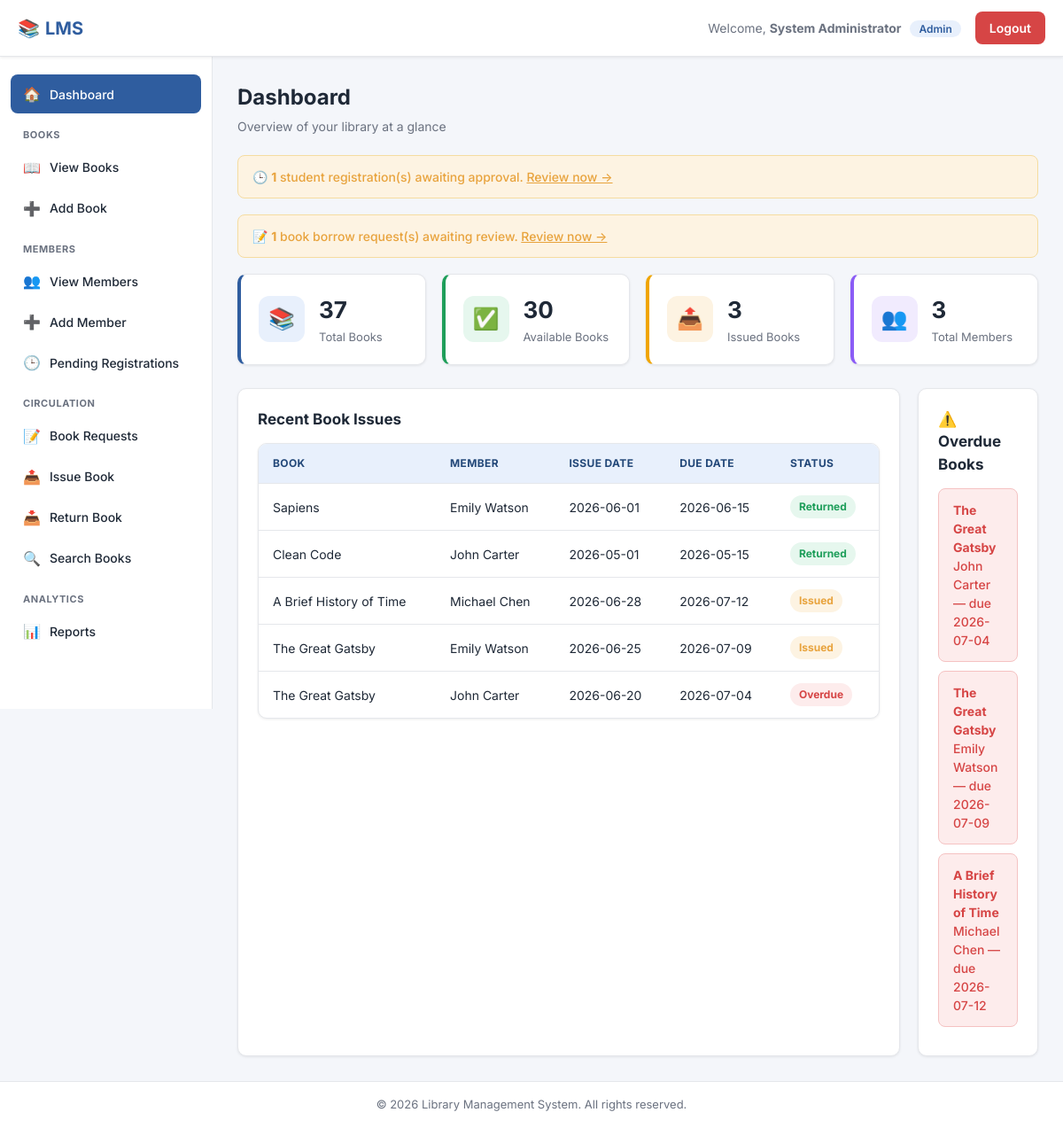
The app's page /dashboard.php (signed in) with its own data.
### tables this page shows
CREATE TABLE issued_books (
    issue_id INT AUTO_INCREMENT PRIMARY KEY,
    book_id INT NOT NULL,
    member_id INT NOT NULL,
    issue_date DATE NOT NULL,
    due_date DATE NOT NULL,
    return_date DATE DEFAULT NULL,
    status ENUM('Issued', 'Returned', 'Overdue') NOT NULL DEFAULT 'Issued',
    fine_amount DECIMAL(10,2) NOT NULL DEFAULT 0.00,
    issued_by INT,                        
    FOREIGN KEY (book_id) REFERENCES books(book_id) ON DELETE CASCADE,
    FOREIGN KEY (member_id) REFERENCES members(member_id) ON DELETE CASCADE,
    FOREIGN KEY (issued_by) REFERENCES admins(admin_id) ON DELETE SET NULL
);

CREATE TABLE books (
    book_id INT AUTO_INCREMENT PRIMARY KEY,
    title VARCHAR(200) NOT NULL,
    author VARCHAR(150) NOT NULL,
    isbn VARCHAR(30) NOT NULL UNIQUE,
    category VARCHAR(100) NOT NULL,
    publisher VARCHAR(150),
    publish_year YEAR,
    total_copies INT NOT NULL DEFAULT 1,
    available_copies INT NOT NULL DEFAULT 1,
    shelf_location VARCHAR(50),
    added_date TIMESTAMP DEFAULT CURRENT_TIMESTAMP
);

CREATE TABLE members (
    member_id INT AUTO_INCREMENT PRIMARY KEY,
    member_code VARCHAR(20) NOT NULL UNIQUE,
    full_name VARCHAR(100) NOT NULL,
    email VARCHAR(100) NOT NULL UNIQUE,
    password VARCHAR(255) NOT NULL,        
    phone VARCHAR(20) NOT NULL,
    address VARCHAR(255),
    membership_date DATE NOT NULL,
    status ENUM('Pending', 'Active', 'Inactive', 'Rejected') NOT NULL DEFAULT 'Pending',
    approved_by INT DEFAULT NULL,
    FOREIGN KEY (approved_by) REFERENCES admins(admin_id) ON DELETE SET NULL
);

### dashboard.php (the view, shortened to what this page needs)
<?php
require_once 'config/config.php';
$base = '';
$active = 'dashboard';
$totalBooks = $conn->query("SELECT COALESCE(SUM(total_copies),0) AS total FROM books")->fetch_assoc()['total'];
$availableBooks = $conn->query("SELECT COALESCE(SUM(available_copies),0) AS total FROM books")->fetch_assoc()['total'];
$issuedBooksCount = $conn->query("SELECT COUNT(*) AS total FROM issued_books WHERE status IN ('Issued','Overdue')")->fetch_assoc()['total'];
$totalMembers = $conn->query("SELECT COUNT(*) AS total FROM members WHERE status = 'Active'")->fetch_assoc()['total'];
$pendingMembers = $conn->query("SELECT COUNT(*) AS total FROM members WHERE status = 'Pending'")->fetch_assoc()['total'];
$pendingRequests = $conn->query("SELECT COUNT(*) AS total FROM book_requests WHERE status = 'Pending'")->fetch_assoc()['total'];
$recentIssues = $conn->query("
    SELECT ib.issue_id, b.title, m.full_name, ib.issue_date, ib.due_date, ib.status
    FROM issued_books ib
    JOIN books b ON ib.book_id = b.book_id
    JOIN members m ON ib.member_id = m.member_id
    ORDER BY ib.issue_id DESC
    LIMIT 5
");
$overdueBooks = $conn->query("
    SELECT ib.issue_id, b.title, m.full_name, ib.due_date
    FROM issued_books ib
    JOIN books b ON ib.book_id = b.book_id
    JOIN members m ON ib.member_id = m.member_id
    WHERE ib.status = 'Overdue' OR (ib.status = 'Issued' AND ib.due_date < CURDATE())
    ORDER BY ib.due_date ASC
    LIMIT 5
");
include 'includes/header.php';
include 'includes/sidebar.php';
?>
<div class="page-header">
    <div>
        <h1>Dashboard</h1>
        <p class="subtitle">Overview of your library at a glance</p>
    </div>
</div>
<?php if ($pendingMembers > 0): ?>
    <div class="alert alert-warning">
        🕒 <strong><?php echo (int)$pendingMembers; ?></strong> student registration(s) awaiting approval.
        <a href="members/pending_members.php" style="text-decoration:underline;">Review now &rarr;</a>
    </div>
<?php endif; ?>
<?php if ($pendingRequests > 0): ?>
    <div class="alert alert-warning">
        📝 <strong><?php echo (int)$pendingRequests; ?></strong> book borrow request(s) awaiting review.
        <a href="requests/manage_requests.php" style="text-decoration:underline;">Review now &rarr;</a>
    </div>
<?php endif; ?>
<div class="stats-grid">
    <div class="stat-card total">
        <div class="stat-icon">📚</div>
        <div class="stat-info">
            <div class="stat-value"><?php echo (int)$totalBooks; ?></div>
            <div class="stat-label">Total Books</div>
        </div>
    </div>
    <div class="stat-card available">
        <div class="stat-icon">✅</div>
        <div class="stat-info">
            <div class="stat-value"><?php echo (int)$availableBooks; ?></div>
            <div class="stat-label">Available Books</div>
        </div>
    </div>
    <div class="stat-card issued">
        <div class="stat-icon">📤</div>
        <div class="stat-info">
            <div class="stat-value"><?php echo (int)$issuedBooksCount; ?></div>
            <div class="stat-label">Issued Books</div>
        </div>
    </div>
    <div class="stat-card members">
        <div class="stat-icon">👥</div>
        <div class="stat-info">
            <div class="stat-value"><?php echo (int)$totalMembers; ?></div>
            <div class="stat-label">Total Members</div>
        </div>
    </div>
</div>
<div class="dash-grid">
    <div class="card">
        <h2>Recent Book Issues</h2>
        <div class="table-wrapper">
            <table>
                <thead>
                    <tr><th>Book</th><th>Member</th><th>Issue Date</th><th>Due Date</th><th>Status</th></tr>
                </thead>
                <tbody>
                    <?php if ($recentIssues->num_rows === 0): ?>
                        <tr><td colspan="5" class="text-center">No issue records yet.</td></tr>
                    <?php else: while ($row = $recentIssues->fetch_assoc()): ?>
                        <tr>
                            <td><?php echo htmlspecialchars($row['title']); ?></td>
                            <td><?php echo htmlspecialchars($row['full_name']); ?></td>
                            <td><?php echo htmlspecialchars($row['issue_date']); ?></td>
                            <td><?php echo htmlspecialchars($row['due_date']); ?></td>
                            <td>
                                <?php
                                    $badgeClass = $row['status'] === 'Returned' ? 'badge-success' : ($row['status'] === 'Overdue' ? 'badge-danger' : 'badge-warning');
                                ?>
                                <span class="badge <?php echo $badgeClass; ?>"><?php echo htmlspecialchars($row['status']); ?></span>
                            </td>
                        </tr>
                    <?php endwhile; endif; ?>
                </tbody>
            </table>
        </div>
    </div>
    <div class="card">
        <h3>⚠️ Overdue Books</h3>
        <?php if ($overdueBooks->num_rows === 0): ?>
            <p class="empty-state">No overdue books. 🎉</p>
        <?php else: while ($row = $overdueBooks->fetch_assoc()): ?>
            <div class="alert alert-danger" style="margin-bottom:10px;">
                <strong><?php echo htmlspecialchars($row['title']); ?></strong><br>
                <?php echo htmlspecialchars($row['full_name']); ?> &mdash; due <?php echo htmlspecialchars($row['due_date']); ?>
            </div>
        <?php endwhile; endif; ?>
    </div>
</div>
<?php include 'includes/footer.php'; ?>

### includes/header.php (shortened to what this page needs)
<?php
$is_student_session = isset($_SESSION['student_id']);
$dashboard_link = $is_student_session ? 'student/student_dashboard.php' : 'dashboard.php';
$welcome_name = $is_student_session ? ($_SESSION['student_name'] ?? 'Student') : ($_SESSION['admin_name'] ?? 'Guest');
$welcome_role = $is_student_session ? 'Student' : ($_SESSION['admin_role'] ?? '');
$logout_link = $is_student_session ? 'student_logout.php' : 'logout.php';
?>
<!DOCTYPE html>
<html lang="en">
<head>
    <link rel="stylesheet" href="<?php echo $base; ?>assets/css/style.css">
</head>
<body>
<div class="app-wrapper">
    <header class="topbar">
        <div class="topbar-left">
            <a href="<?php echo $base . $dashboard_link; ?>" class="brand">
                <span class="brand-icon">📚</span> LMS
            </a>
        </div>
        <div class="topbar-right">
            <span class="welcome-text">
                Welcome, <strong><?php echo htmlspecialchars($welcome_name); ?></strong>
                <span class="role-badge"><?php echo htmlspecialchars($welcome_role); ?></span>
            </span>
            <a href="<?php echo $base . $logout_link; ?>" class="btn-logout">Logout</a>
        </div>
    </header>

### includes/sidebar.php (shortened to what this page needs)
<?php
if (!function_exists('nav_active')) {
    function nav_active($key, $active) {
        return $key === $active ? 'active' : '';
    }
}
?>
    <div class="app-body">
        <aside class="sidebar" id="sidebar">
            <nav class="sidebar-nav">
                <a href="<?php echo $base; ?>dashboard.php" class="<?php echo nav_active('dashboard', $active); ?>">
                    <span class="nav-icon">🏠</span> Dashboard
                </a>
                <p class="nav-section">Books</p>
                <a href="<?php echo $base; ?>books/view_books.php" class="<?php echo nav_active('view_books', $active); ?>">
                    <span class="nav-icon">📖</span> View Books
                </a>
                <a href="<?php echo $base; ?>books/add_book.php" class="<?php echo nav_active('add_book', $active); ?>">
                    <span class="nav-icon">➕</span> Add Book
                </a>
                <p class="nav-section">Members</p>
                <a href="<?php echo $base; ?>members/view_members.php" class="<?php echo nav_active('view_members', $active); ?>">
                    <span class="nav-icon">👥</span> View Members
                </a>
                <a href="<?php echo $base; ?>members/add_member.php" class="<?php echo nav_active('add_member', $active); ?>">
                    <span class="nav-icon">➕</span> Add Member
                </a>
                <a href="<?php echo $base; ?>members/pending_members.php" class="<?php echo nav_active('pending_members', $active); ?>">
                    <span class="nav-icon">🕒</span> Pending Registrations
                </a>
                <p class="nav-section">Circulation</p>
                <a href="<?php echo $base; ?>requests/manage_requests.php" class="<?php echo nav_active('manage_requests', $active); ?>">
                    <span class="nav-icon">📝</span> Book Requests
                </a>
                <a href="<?php echo $base; ?>issue_book.php" class="<?php echo nav_active('issue_book', $active); ?>">
                    <span class="nav-icon">📤</span> Issue Book
                </a>
                <a href="<?php echo $base; ?>return_book.php" class="<?php echo nav_active('return_book', $active); ?>">
                    <span class="nav-icon">📥</span> Return Book
                </a>
                <a href="<?php echo $base; ?>search_books.php" class="<?php echo nav_active('search_books', $active); ?>">
                    <span class="nav-icon">🔍</span> Search Books
                </a>
                <p class="nav-section">Analytics</p>
                <a href="<?php echo $base; ?>reports.php" class="<?php echo nav_active('reports', $active); ?>">
                    <span class="nav-icon">📊</span> Reports
                </a>
            </nav>
        </aside>
        <main class="main-content">

### includes/footer.php (shortened to what this page needs)
        </main>
    </div>
    <footer class="app-footer">
        <p>&copy; <?php echo date('Y'); ?> Library Management System. All rights reserved.</p>
    </footer>
</div>
</body>
</html>

### records on screen
issued_books: book.title "Sapiens", member.full_name "Emily Watson", issue_date "2026-06-01", due_date "2026-06-15", status "Returned"
issued_books: book.title "Clean Code", member.full_name "John Carter", issue_date "2026-05-01", due_date "2026-05-15", status "Returned"
issued_books: book.title "A Brief History of Time", member.full_name "Michael Chen", issue_date "2026-06-28", due_date "2026-07-12", status "Issued"
issued_books: book.title "The Great Gatsby", member.full_name "Emily Watson", issue_date "2026-06-25", due_date "2026-07-09", status "Issued"
issued_books: book.title "The Great Gatsby", member.full_name "John Carter", issue_date "2026-06-20", due_date "2026-07-04", status "Overdue"

### other values on screen
$welcome_name "System Administrator"
$welcome_role "Admin"
$pendingMembers "1"
$pendingRequests "1"
$totalBooks "37"
$availableBooks "30"
$issuedBooksCount "3"
$totalMembers "3"
